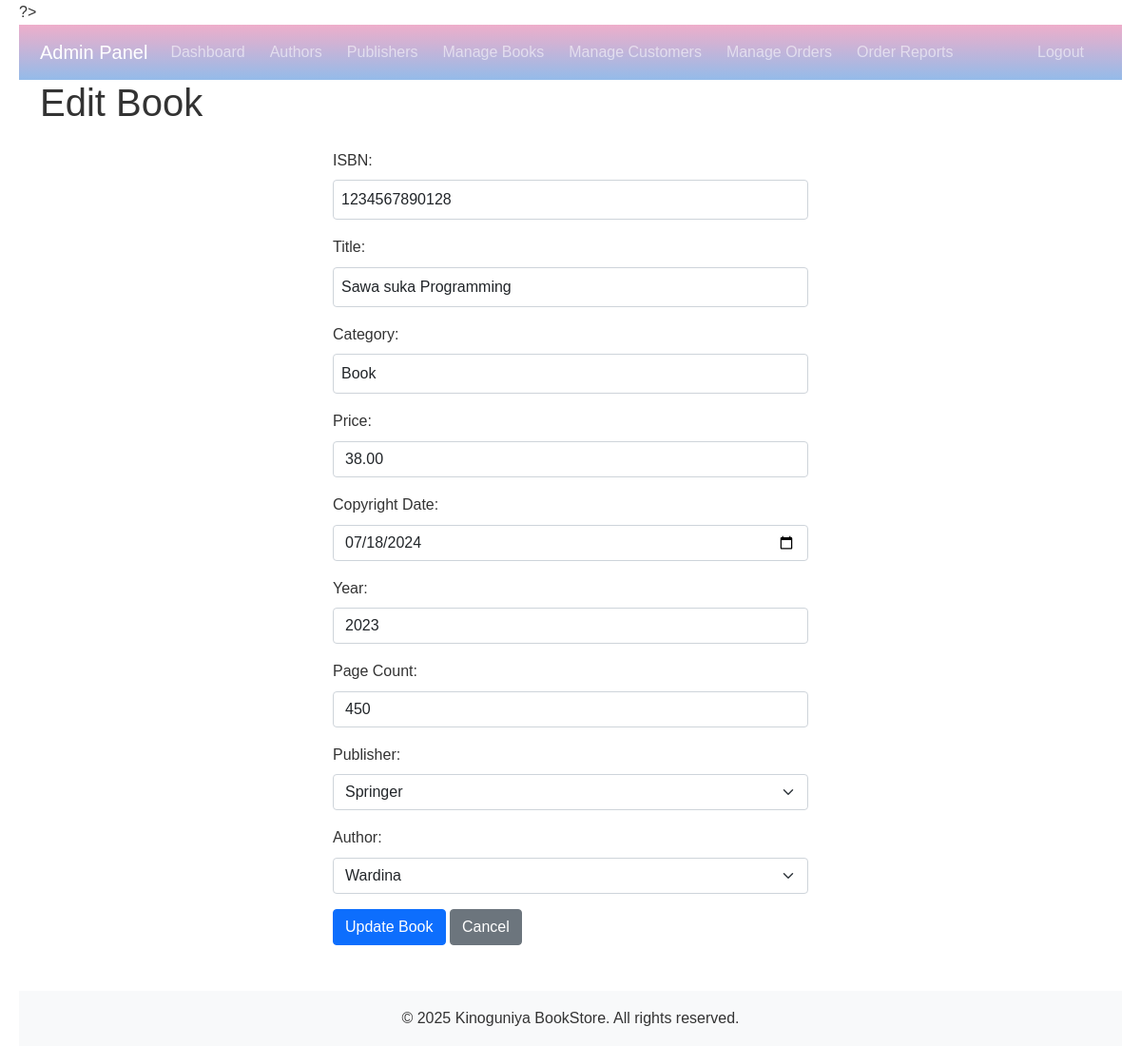
Page /books/edit.php?id=3 (signed in) on the committed database.
### tables this page shows
CREATE TABLE `book` (
  `id` int(11) NOT NULL AUTO_INCREMENT,
  `isbn` varchar(20) NOT NULL,
  `book_title` varchar(255) NOT NULL,
  `category` varchar(100) NOT NULL,
  `price` decimal(10,2) NOT NULL,
  `copyright_date` date NOT NULL,
  `year` year(4) NOT NULL,
  `page_count` int(11) NOT NULL,
  `p_id` int(11) NOT NULL,
  `s_id` int(11) NOT NULL,
  `a_id` int(11) NOT NULL,
  `is_active` tinyint(1) NOT NULL DEFAULT '1',
  PRIMARY KEY (`id`),
  KEY `publishere_idx` (`p_id`),
  KEY `addded_by_idx` (`s_id`),
  CONSTRAINT `addded_by` FOREIGN KEY (`s_id`) REFERENCES `staff` (`id`) ON DELETE NO ACTION ON UPDATE NO ACTION,
  CONSTRAINT `publisher` FOREIGN KEY (`p_id`) REFERENCES `publisher` (`id`) ON DELETE NO ACTION ON UPDATE NO ACTION
);

CREATE TABLE `publisher` (
  `id` int(11) NOT NULL AUTO_INCREMENT,
  `p_name` varchar(45) NOT NULL,
  `p_address` varchar(255) NOT NULL,
  `p_state` varchar(50) NOT NULL,
  `p_phone` varchar(45) NOT NULL,
  `p_email` varchar(100) NOT NULL,
  PRIMARY KEY (`id`)
);

CREATE TABLE `author` (
  `id` int(11) NOT NULL AUTO_INCREMENT,
  `a_name` varchar(100) NOT NULL,
  `a_email` varchar(100) NOT NULL,
  `address` varchar(200) DEFAULT NULL,
  `phone` varchar(20) NOT NULL,
  PRIMARY KEY (`id`)
);

### includes/db.php (called while the page is built, shortened)
<?php
class Database {
    private static $instance = null;
    private $conn;
    private function __construct() {
        $this->conn = new mysqli(DB_HOST, DB_USER, DB_PASS, DB_NAME);
    }
    public static function getInstance() {
        if (self::$instance === null) {
            self::$instance = new self();
        }
        return self::$instance;
    }
    public function query($sql) {
        $result = $this->conn->query($sql);
        return $result;
    }
    public function prepare($sql) {
        $stmt = $this->conn->prepare($sql);
        return $stmt;
    }
}
function db_query($sql) {
    return Database::getInstance()->query($sql);
}
function db_prepare($sql) {
    return Database::getInstance()->prepare($sql);
}
?>

### books/edit.php (the view, shortened to what this page needs)
<?php
$errors = [];
$book = null;
if ($_SERVER['REQUEST_METHOD'] === 'GET' && isset($_GET['id'])) {
    $book_id = filter_var($_GET['id'], FILTER_VALIDATE_INT);
    if ($book_id === false) {
        $errors[] = "Invalid book ID.";
    } else {
        try {
            $query = "SELECT * FROM book WHERE id = ?";
            $stmt = db_prepare($query);
            mysqli_stmt_bind_param($stmt, "i", $book_id);
            mysqli_stmt_execute($stmt);
            $result = mysqli_stmt_get_result($stmt);
            $book = mysqli_fetch_assoc($result);
        } catch (Exception $e) {
            $errors[] = "Error retrieving book details: " . $e->getMessage();
        }
    }
}
$publishers = db_query("SELECT id, p_name FROM publisher ORDER BY p_name");
$authors = db_query("SELECT id, a_name FROM author ORDER BY a_name");
?>
<!DOCTYPE html>
<html lang="en">
<head>
    <link href="https://cdn.jsdelivr.net/npm/bootstrap@5.1.3/dist/css/bootstrap.min.css" rel="stylesheet">
    <link rel="stylesheet" href="../css/style.css">
</head>
<body>
    <?php include_once ('../Includes/admin_menu.php') ?>
    <div class="container">
        <h1 class="mb-4">Edit Book</h1>
        <?php if ($book): ?>
            <form action="edit.php" method="post">
                <div class="mb-3">
                    <label for="isbn" class="form-label">ISBN:</label>
                    <input type="text" class="form-control" id="isbn" name="isbn"
                        value="<?php echo htmlspecialchars($book['isbn']); ?>" required>
                </div>
                <div class="mb-3">
                    <label for="title" class="form-label">Title:</label>
                    <input type="text" class="form-control" id="title" name="title"
                        value="<?php echo htmlspecialchars($book['book_title']); ?>" required>
                </div>
                <div class="mb-3">
                    <label for="category" class="form-label">Category:</label>
                    <input type="text" class="form-control" id="category" name="category"
                        value="<?php echo htmlspecialchars($book['category']); ?>" required>
                </div>
                <div class="mb-3">
                    <label for="price" class="form-label">Price:</label>
                    <input type="number" class="form-control" id="price" name="price" step="0.01"
                        value="<?php echo htmlspecialchars($book['price']); ?>" required>
                </div>
                <div class="mb-3">
                    <label for="copyright_date" class="form-label">Copyright Date:</label>
                    <input type="date" class="form-control" id="copyright_date" name="copyright_date"
                        value="<?php echo htmlspecialchars($book['copyright_date']); ?>" required>
                </div>
                <div class="mb-3">
                    <label for="year" class="form-label">Year:</label>
                    <input type="number" class="form-control" id="year" name="year"
                        value="<?php echo htmlspecialchars($book['year']); ?>" required>
                </div>
                <div class="mb-3">
                    <label for="page_count" class="form-label">Page Count:</label>
                    <input type="number" class="form-control" id="page_count" name="page_count"
                        value="<?php echo htmlspecialchars($book['page_count']); ?>" required>
                </div>
                <div class="mb-3">
                    <label for="publisher_id" class="form-label">Publisher:</label>
                    <select class="form-select" id="publisher_id" name="publisher_id" required>
                        <?php while ($publisher = mysqli_fetch_assoc($publishers)): ?>
                            <option value="<?php echo $publisher['id']; ?>" <?php echo $publisher['id'] == $book['p_id'] ? 'selected' : ''; ?>>
                                <?php echo htmlspecialchars($publisher['p_name']); ?>
                            </option>
                        <?php endwhile; ?>
                    </select>
                </div>
                <div class="mb-3">
                    <label for="author_id" class="form-label">Author:</label>
                    <select class="form-select" id="author_id" name="author_id" required>
                        <?php while ($author = mysqli_fetch_assoc($authors)): ?>
                            <option value="<?php echo $author['id']; ?>" <?php echo $author['id'] == $book['a_id'] ? 'selected' : ''; ?>>
                                <?php echo htmlspecialchars($author['a_name']); ?>
                            </option>
                        <?php endwhile; ?>
                    </select>
                </div>
                <button type="submit" class="btn btn-primary">Update Book</button>
                <a href="list.php" class="btn btn-secondary">Cancel</a>
            </form>
        <?php else: ?>
            <p>No book found to edit.</p>
            <a href="list.php" class="btn btn-primary">Back to Book List</a>
        <?php endif; ?>
    </div>
    <footer class="mt-5 py-3 bg-light">
        <div class="container text-center">
            <p class="mb-0">&copy; <?php echo date('Y'); ?> <?php echo SITE_NAME; ?>. All rights reserved.</p>
        </div>
    </footer>
</body>
</html>

### css/style.css (style rules this page uses)
* { margin: 0; padding: 0; box-sizing: border-box; }
body { font-family: Arial, sans-serif; line-height: 1.6; color: #333; max-width: 1200px; margin: 0 auto; padding: 0 20px; }
form { max-width: 500px; margin: 0 auto; }
form label { display: block; margin-bottom: 0.5rem; }
form input[type="text"], form input[type="email"], form input[type="password"], form textarea, form select { width: 100%; padding: 0.5rem; margin-bottom: 1rem; }
footer { background-color: #f4f4f4; padding: 1rem; text-align: center; margin-top: 2rem; }

### rows in the picture
book: isbn "1234567890128", title "Sawa suka Programming", category "Book", price "38.00", copyright_date "07/18/2024", year "2023", page_count "450", publisher_id "Springer", author_id "Wardina"

### other values in the picture
SITE_NAME "Kinoguniya BookStore"
